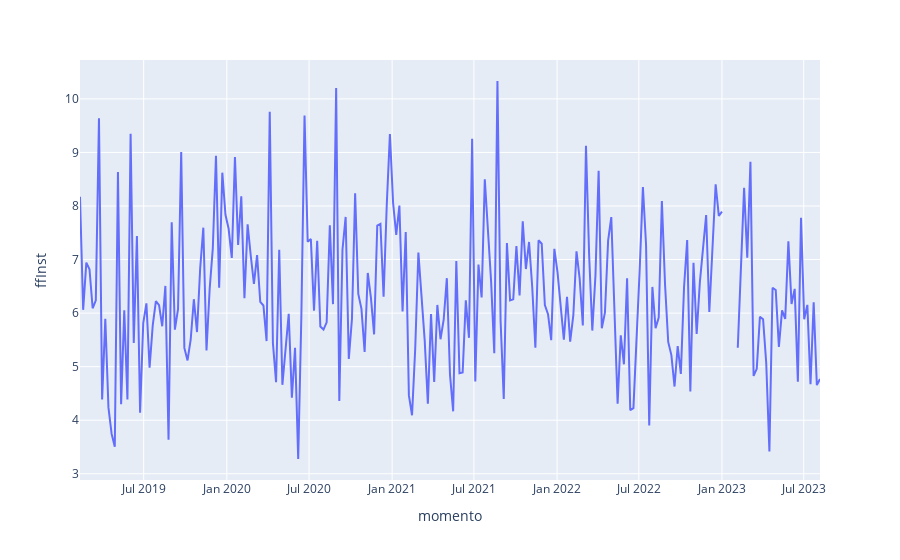

The notebook cell saved with this chart:
### Markdown cell above
- ddInst: 0-360 direction of the wind.
- ffinst: 0-31.5 intensity of the wind in knots.
- momento: 
- *02Minutos, *10minutos: mean in a window of time. Max and Min.

### Code cell
a = df.copy()
#data = a.groupby(['momento']).ffInst.mean().reset_index()
data = a.set_index("momento").resample("W").ffInst.mean().reset_index()
px.line(data, x='momento', y='ffInst')

### Figure 1 — Plotly figure (JSON) as saved in the notebook; plotly's stock layout.template omitted (floating-point values rounded to 4 significant figures; data arrays with more than 128 entries replaced by an {"elided": "..."} marker saying what was removed)
{"data": [{"hovertemplate": "momento=%{x}<br>ffInst=%{y}<extra></extra>", "legendgroup": "", "line": {"color": "#636efa", "dash": "solid"}, "marker": {"symbol": "circle"}, "mode": "lines", "name": "", "orientation": "v", "showlegend": false, "type": "scatter", "x": {"elided": "235 str values"}, "xaxis": "x", "y": {"elided": "235 float values"}, "yaxis": "y"}], "layout": {"legend": {"tracegroupgap": 0}, "margin": {"t": 60}, "xaxis": {"anchor": "y", "domain": [0, 1], "title": {"text": "momento"}}, "yaxis": {"anchor": "x", "domain": [0, 1], "title": {"text": "ffInst"}}}}
